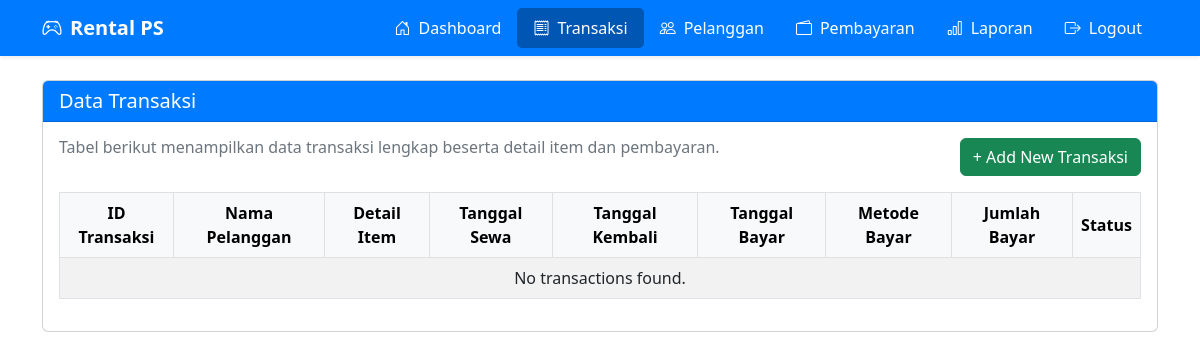
The app's page /transaksi.php, older data.
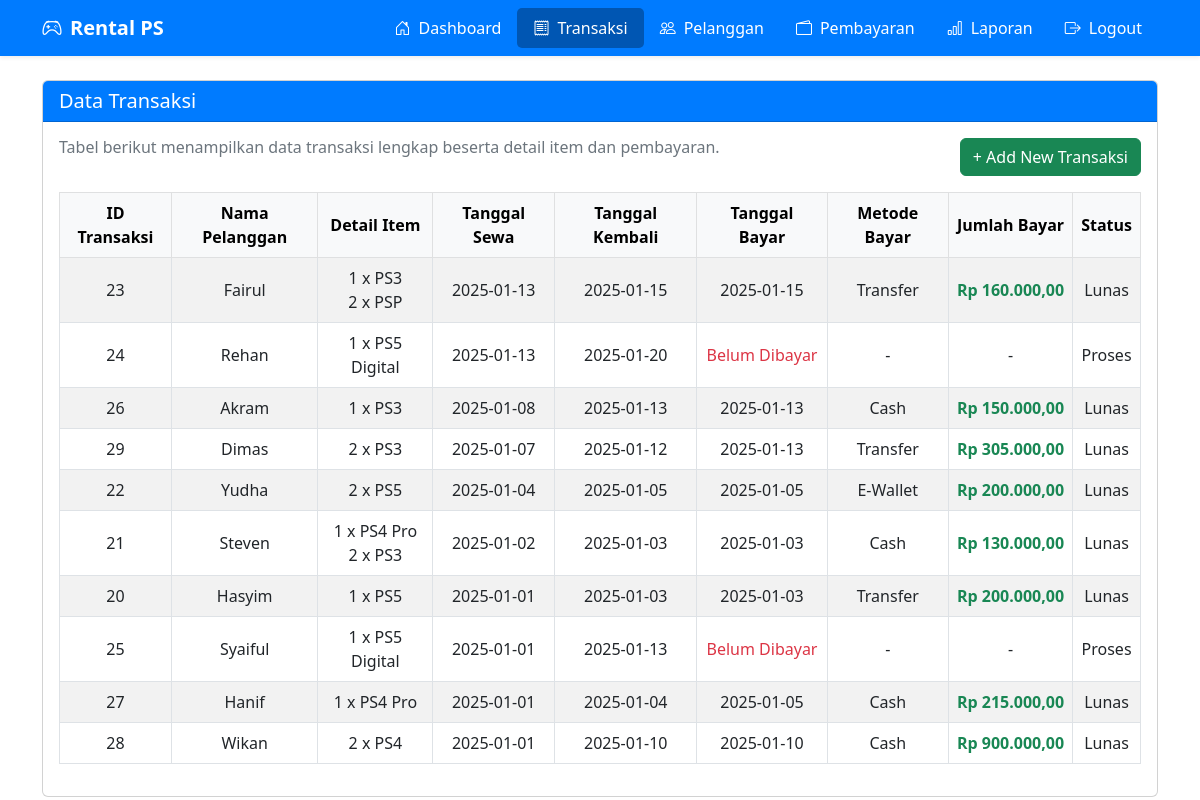
The same page, newer data.
### tables this page shows
CREATE TABLE `transaksi` (
  `id_transaksi` int(11) NOT NULL,
  `id_pelanggan` int(11) DEFAULT NULL,
  `tanggal_sewa` date DEFAULT NULL,
  `tanggal_kembali` date DEFAULT NULL,
  `status` varchar(20) DEFAULT NULL
);

CREATE TABLE `pelanggan` (
  `id_pelanggan` int(11) NOT NULL,
  `nama` varchar(50) DEFAULT NULL,
  `alamat` varchar(100) DEFAULT NULL,
  `email` varchar(50) DEFAULT NULL,
  `no_telepon` varchar(15) DEFAULT NULL
);

### transaksi.php (the view, shortened to what this page needs)
<?php
include 'config/db.php';
?>
<!DOCTYPE html>
<html lang="en">
<head>
    <link href="https://cdn.jsdelivr.net/npm/bootstrap@5.3.0/dist/css/bootstrap.min.css" rel="stylesheet">
    <link href="https://cdn.datatables.net/1.13.6/css/dataTables.bootstrap5.min.css" rel="stylesheet">
</head>
<body>
<?php include 'navbar.php'; ?>
<div class="container mt-4">
    <div class="card">
        <div class="card-header bg-primary text-white">
            <h5 class="mb-0">Data Transaksi</h5>
        </div>
        <div class="card-body">
            <div class="d-flex justify-content-between mb-3">
                <h6 class="text-secondary">Tabel berikut menampilkan data transaksi lengkap beserta detail item dan pembayaran.</h6>
                <a href="add_transaksi.php" class="btn btn-success">+ Add New Transaksi</a>
            </div>
            <table id="transaksiTable" class="table table-bordered table-hover table-striped">
                <thead class="table-light">
                    <tr>
                        <th>ID Transaksi</th>
                        <th>Nama Pelanggan</th>
                        <th>Detail Item</th>
                        <th>Tanggal Sewa</th>
                        <th>Tanggal Kembali</th>
                        <th>Tanggal Bayar</th>
                        <th>Metode Bayar</th>
                        <th>Jumlah Bayar</th>
                        <th>Status</th>
                    </tr>
                </thead>
                <tbody>
                    <?php
                    $sql = "
                        SELECT
                            t.id_transaksi,
                            p.nama AS pelanggan_nama,
                            GROUP_CONCAT(CONCAT(d.jumlah_item, ' x ', ps.kategori) SEPARATOR '<br>') AS detail_item,
                            t.tanggal_sewa,
                            t.tanggal_kembali,
                            pb.tanggal_bayar,
                            pb.metode_bayar,
                            pb.jumlah_bayar,
                            t.status
                        FROM transaksi t
                        JOIN pelanggan p ON t.id_pelanggan = p.id_pelanggan
                        JOIN detail_transaksi d ON t.id_transaksi = d.id_transaksi
                        JOIN playstation ps ON d.id_playstation = ps.id_playstation
                        LEFT JOIN pembayaran pb ON t.id_transaksi = pb.id_transaksi
                        GROUP BY t.id_transaksi
                        ORDER BY t.tanggal_sewa DESC
                    ";
                    $result = $conn->query($sql);
                    if ($result === false) {
                        echo "<tr><td colspan='9'>Query error: " . $conn->error . "</td></tr>";
                    } else {
                        if ($result->num_rows > 0) {
                            while ($row = $result->fetch_assoc()) {
                                echo "<tr>
                                        <td>{$row['id_transaksi']}</td>
                                        <td>{$row['pelanggan_nama']}</td>
                                        <td>{$row['detail_item']}</td>
                                        <td class='text-nowrap'>{$row['tanggal_sewa']}</td>
                                        <td class='text-nowrap'>{$row['tanggal_kembali']}</td>
                                        <td class='text-nowrap'>" . ($row['tanggal_bayar'] ?? '<span class="text-danger">Belum Dibayar</span>') . "</td>
                                        <td>" . ($row['metode_bayar'] ?? '-') . "</td>
                                        <td class='text-nowrap'>" . ($row['jumlah_bayar'] ? '<span class="fw-bold text-success">Rp ' . number_format($row['jumlah_bayar'], 2, ',', '.') . '</span>' : '-') . "</td>
                                        <td>{$row['status']}</td>
                                      </tr>";
                            }
                        } else {
                            echo "<tr><td colspan='9'>No transactions found.</td></tr>";
                        }
                    }
                    ?>
                </tbody>
            </table>
        </div>
    </div>
</div>
</body>
</html>

Row changes from the older to the newer data that the page shows:
added transaksi: id_transaksi "23", id_pelanggan.nama "Fairul", detail_item "1 x PS3 2 x PSP", tanggal_sewa "2025-01-13", tanggal_kembali "2025-01-15", tanggal_bayar "2025-01-15", metode_bayar "Transfer", jumlah_bayar "160.000,00", status "Lunas"
added transaksi: id_transaksi "24", id_pelanggan.nama "Rehan", detail_item "1 x PS5 Digital", tanggal_sewa "2025-01-13", tanggal_kembali "2025-01-20", tanggal_bayar "Belum Dibayar", metode_bayar "-", status "Proses"
added transaksi: id_transaksi "26", id_pelanggan.nama "Akram", detail_item "1 x PS3", tanggal_sewa "2025-01-08", tanggal_kembali "2025-01-13", tanggal_bayar "2025-01-13", metode_bayar "Cash", jumlah_bayar "150.000,00", status "Lunas"
added transaksi: id_transaksi "29", id_pelanggan.nama "Dimas", detail_item "2 x PS3", tanggal_sewa "2025-01-07", tanggal_kembali "2025-01-12", tanggal_bayar "2025-01-13", metode_bayar "Transfer", jumlah_bayar "305.000,00", status "Lunas"
added transaksi: id_transaksi "22", id_pelanggan.nama "Yudha", detail_item "2 x PS5", tanggal_sewa "2025-01-04", tanggal_kembali "2025-01-05", tanggal_bayar "2025-01-05", metode_bayar "E-Wallet", jumlah_bayar "200.000,00", status "Lunas"
added transaksi: id_transaksi "21", id_pelanggan.nama "Steven", detail_item "1 x PS4 Pro 2 x PS3", tanggal_sewa "2025-01-02", tanggal_kembali "2025-01-03", tanggal_bayar "2025-01-03", metode_bayar "Cash", jumlah_bayar "130.000,00", status "Lunas"
added transaksi: id_transaksi "20", id_pelanggan.nama "Hasyim", detail_item "1 x PS5", tanggal_sewa "2025-01-01", tanggal_kembali "2025-01-03", tanggal_bayar "2025-01-03", metode_bayar "Transfer", jumlah_bayar "200.000,00", status "Lunas"
added transaksi: id_transaksi "25", id_pelanggan.nama "Syaiful", detail_item "1 x PS5 Digital", tanggal_sewa "2025-01-01", tanggal_kembali "2025-01-13", tanggal_bayar "Belum Dibayar", metode_bayar "-", status "Proses"
added transaksi: id_transaksi "27", id_pelanggan.nama "Hanif", detail_item "1 x PS4 Pro", tanggal_sewa "2025-01-01", tanggal_kembali "2025-01-04", tanggal_bayar "2025-01-05", metode_bayar "Cash", jumlah_bayar "215.000,00", status "Lunas"
added transaksi: id_transaksi "28", id_pelanggan.nama "Wikan", detail_item "2 x PS4", tanggal_sewa "2025-01-01", tanggal_kembali "2025-01-10", tanggal_bayar "2025-01-10", metode_bayar "Cash", jumlah_bayar "900.000,00", status "Lunas"
Text that changed along with them:
text no longer shown: "No transactions found."
